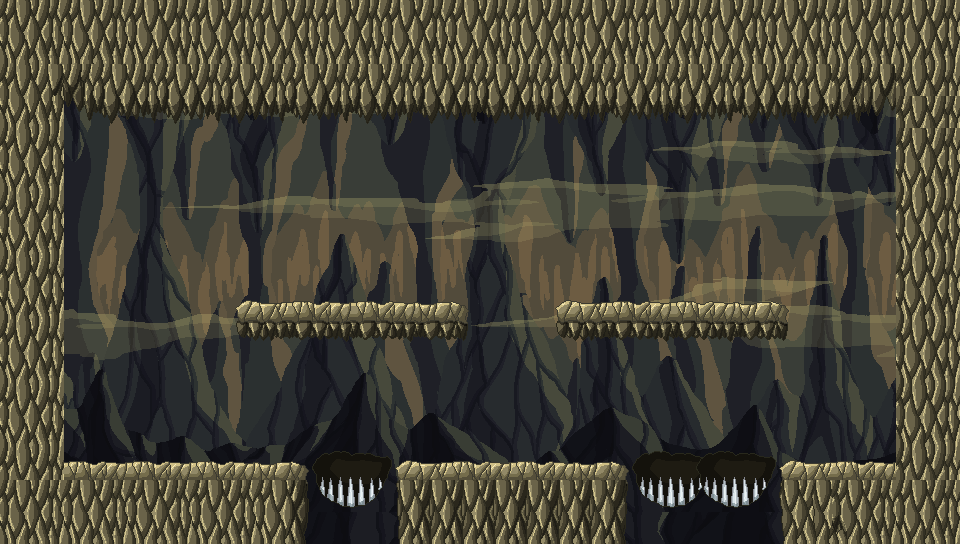

A level layout from a 2D game, rendered from its tile map. Below: a short description, then the map file with tile-grid data replaced by summaries:
An orthogonal 30x17 tile map with 32x32 px tiles, 2 tile layers (background, foreground), 4 tilesets and 3 objects.

<map version="1.10" tiledversion="1.11.2" orientation="orthogonal" renderorder="right-down" width="30" height="17" tilewidth="32" tileheight="32" infinite="0" nextlayerid="4" nextobjectid="21">
 <tileset firstgid="1" source="../tilesets/Background.tsx" />
 <tileset firstgid="481" source="../tilesets/objects.tsx" />
 <tileset firstgid="485" source="../tilesets/platform.tsx" />
 <tileset firstgid="522" source="../tilesets/trap.tsx" />
 <layer id="1" name="background" width="30" height="17" opacity="0.9">
  <data>[510 cells, 510 non-empty, 480 distinct tile ids]</data>
 </layer>
 <layer id="3" name="foreground" width="30" height="17">
  <data>[510 cells, 82 non-empty, 15 distinct tile ids]</data>
 </layer>
 <objectgroup id="2" name="Calque d'Objets 1">
  <object id="15" gid="482" x="65" y="471.833" width="46" height="51">
   <properties>
    <property name="family" value="entity" />
    <property name="type" value="player" />
   </properties>
  </object>
  <object id="19" gid="484" x="324" y="313" width="57" height="92">
   <properties>
    <property name="family" value="entity" />
    <property name="type" value="enemy" />
   </properties>
  </object>
  <object id="20" gid="484" x="651" y="314" width="57" height="92">
   <properties>
    <property name="family" value="entity" />
    <property name="type" value="enemy" />
   </properties>
  </object>
 </objectgroup>
</map>
